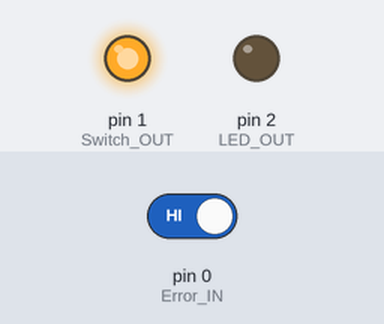
This sketch was run on a simulated Arduino Uno, built with avr-gcc and run on an emulated ATmega328P. On the bench: output pins drawn as LEDs (lit = HIGH). Dashed ring = blinking. Inputs (shaded band) come from the test bench; at power-on: pin 0 (Error_IN) HIGH.

Above: at 2.2 s.
2.3 s: pin 0 (Error_IN) driven LOW
At 2.55 s:
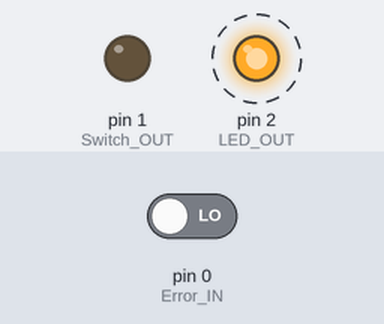
5.3 s: pin 0 (Error_IN) driven HIGH
At 5.7 s:
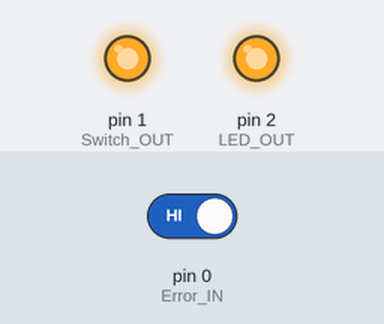
Timing chart, 0 to 8.3 s (numbered marks = the images above; inputs shaded):
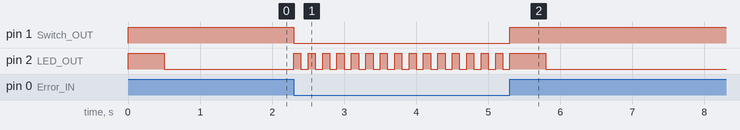

The sketch:

MotorErrorDetector_Firmware.ino
```cpp
#define Error_IN 0
#define Switch_OUT 1
#define LED_OUT 2

void setup() {
  pinMode(Error_IN, INPUT);
  pinMode(Switch_OUT, OUTPUT);
  pinMode(LED_OUT, OUTPUT);
  digitalWrite(Switch_OUT, HIGH);
  digitalWrite(LED_OUT, LOW);
  flash_LED_1sec();
}

void flash_LED_1sec() {
  for (int i = 0; i < 1; i++) {
    digitalWrite(LED_OUT, HIGH);
    delay(500);
    digitalWrite(LED_OUT, LOW);
    delay(500);
  }
}

void flash_LED_3sec() {
  for (int i = 0; i < 15; i++) {
    digitalWrite(LED_OUT, HIGH);
    delay(100);
    digitalWrite(LED_OUT, LOW);
    delay(100);
  }
}

void loop() {
  if (digitalRead(Error_IN) == LOW) {
    digitalWrite(Switch_OUT, LOW);
    digitalWrite(LED_OUT, HIGH);
    flash_LED_3sec();
    digitalWrite(Switch_OUT, HIGH);
    digitalWrite(LED_OUT, LOW);
    flash_LED_1sec();
  }
  delay(1);
}

/*動作シーケンス
   1.最初に電源が投入されると、マイコンの電源ON、setup()でSwitch_OUTがHIGHになる
   2.MDの電源がONになる。エラー信号が一瞬出力されるが、そのときはdelayで10秒間反応しない。
   3.MDからエラー信号が出力されると、Switch_OUTがLOWになり、1秒間MDの電源が切れる。
   4.MDが再起動する。エラー信号が一瞬出力されるが、そのときはdelayで10秒間反応しない。
*/
```

Measured:
- after the input at 2.3 s, pin 1 (Switch_OUT): HIGH → LOW at once; pin 2 (LED_OUT): alternates HIGH for 0.10 s and LOW for 0.10 s, starting at once
- after the input at 5.3 s, pin 1 (Switch_OUT): goes on until 5.3 s, then stays HIGH; pin 2 (LED_OUT): goes on until 5.8 s, then stays LOW
